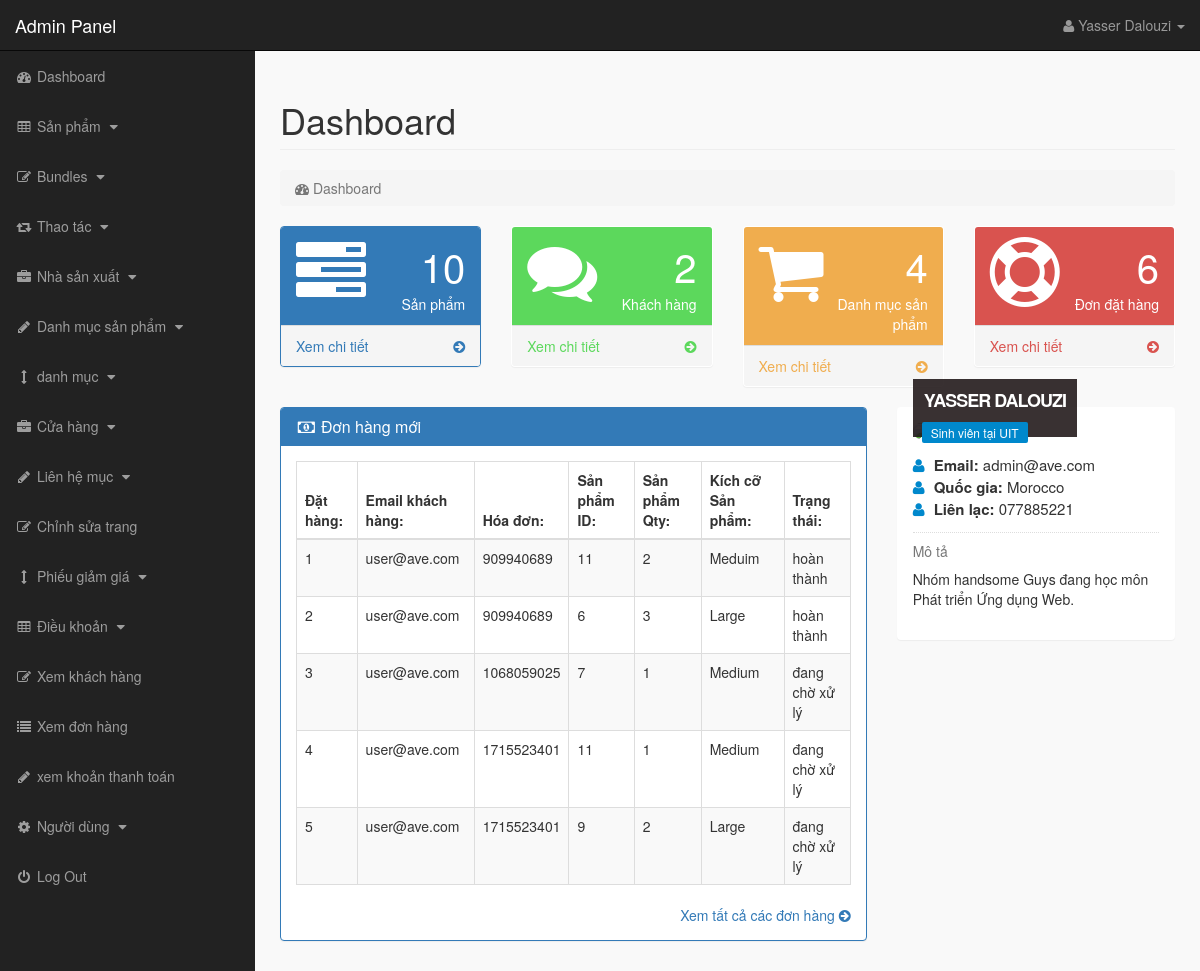
The page /admin_area/index.php?dashboard (signed in) on the database its author committed.
### tables this page shows
CREATE TABLE `pending_orders` (
  `order_id` int(10) NOT NULL,
  `customer_id` int(10) NOT NULL,
  `invoice_no` int(10) NOT NULL,
  `product_id` text NOT NULL,
  `qty` int(10) NOT NULL,
  `size` text NOT NULL,
  `order_status` text NOT NULL
);

CREATE TABLE `customers` (
  `customer_id` int(10) NOT NULL,
  `customer_name` varchar(255) NOT NULL,
  `customer_email` varchar(255) NOT NULL,
  `customer_pass` varchar(255) NOT NULL,
  `customer_country` text NOT NULL,
  `customer_city` text NOT NULL,
  `customer_contact` varchar(255) NOT NULL,
  `customer_address` text NOT NULL,
  `customer_image` text NOT NULL,
  `customer_ip` varchar(255) NOT NULL,
  `customer_confirm_code` text NOT NULL
);

### admin_area/dashboard.php (the view, shortened to what this page needs)
<?php
if(!isset($_SESSION['admin_email'])){
echo "<script>window.open('login.php','_self')</script>";
}
else {
?>
<div class="row">
<div class="col-lg-12">
<h1 class="page-header">Dashboard</h1>
<ol class="breadcrumb">
<li class="active">
<i class="fa fa-dashboard"></i> Dashboard
</li>
</ol>
</div>
</div>
<div class="row">
<div class="col-lg-3 col-md-6">
<div class="panel panel-primary">
<div class="panel-heading">
<div class="row">
<div class="col-xs-3">
<i class="fa fa-tasks fa-5x"> </i>
</div>
<div class="col-xs-9 text-right">
<div class="huge"> <?php echo $count_products; ?> </div>
<div>Sản phẩm</div>
</div>
</div>
</div>
<a href="index.php?view_products">
<div class="panel-footer">
<span class="pull-left"> Xem chi tiết </span>
<span class="pull-right"> <i class="fa fa-arrow-circle-right"></i> </span>
<div class="clearfix"></div>
</div>
</a>
</div>
</div>
<div class="col-lg-3 col-md-6">
<div class="panel panel-green">
<div class="panel-heading">
<div class="row">
<div class="col-xs-3">
<i class="fa fa-comments fa-5x"> </i>
</div>
<div class="col-xs-9 text-right">
<div class="huge"> <?php echo $count_customers; ?> </div>
<div>Khách hàng</div>
</div>
</div>
</div>
<a href="index.php?view_customers">
<div class="panel-footer">
<span class="pull-left"> Xem chi tiết </span>
<span class="pull-right"> <i class="fa fa-arrow-circle-right"></i> </span>
<div class="clearfix"></div>
</div>
</a>
</div>
</div>
<div class="col-lg-3 col-md-6">
<div class="panel panel-yellow">
<div class="panel-heading">
<div class="row">
<div class="col-xs-3">
<i class="fa fa-shopping-cart fa-5x"> </i>
</div>
<div class="col-xs-9 text-right">
<div class="huge"> <?php echo $count_p_categories; ?> </div>
<div>Danh mục sản phẩm</div>
</div>
</div>
</div>
<a href="index.php?view_p_cats">
<div class="panel-footer">
<span class="pull-left"> Xem chi tiết </span>
<span class="pull-right"> <i class="fa fa-arrow-circle-right"></i> </span>
<div class="clearfix"></div>
</div>
</a>
</div>
</div>
<div class="col-lg-3 col-md-6">
<div class="panel panel-red">
<div class="panel-heading">
<div class="row">
<div class="col-xs-3">
<i class="fa fa-support fa-5x"> </i>
</div>
<div class="col-xs-9 text-right">
<div class="huge"> <?php echo $count_pending_orders; ?> </div>
<div>Đơn đặt hàng</div>
</div>
</div>
</div>
<a href="index.php?view_orders">
<div class="panel-footer">
<span class="pull-left"> Xem chi tiết </span>
<span class="pull-right"> <i class="fa fa-arrow-circle-right"></i> </span>
<div class="clearfix"></div>
</div>
</a>
</div>
</div>
</div>
<div class="row" >
<div class="col-lg-8" >
<div class="panel panel-primary" >
<div class="panel-heading" >
<h3 class="panel-title" >
<i class="fa fa-money fa-fw" ></i> Đơn hàng mới
</h3>
</div>
<div class="panel-body" >
<div class="table-responsive" >
<table class="table table-bordered table-hover table-striped" >
<thead>
<tr>
<th>Đặt hàng:</th>
<th>Email khách hàng:</th>
<th>Hóa đơn:</th>
<th>Sản phẩm ID:</th>
<th>Sản phẩm Qty:</th>
<th>Kích cỡ Sản phẩm: </th>
<th>Trạng thái:</th>
</tr>
</thead>
<tbody>
<?php
$i = 0;
$get_order = "select * from pending_orders order by 1 DESC LIMIT 0,5";
$run_order = mysqli_query($con,$get_order);
while($row_order=mysqli_fetch_array($run_order)){
$c_id = $row_order['customer_id'];
$invoice_no = $row_order['invoice_no'];
$product_id = $row_order['product_id'];
$qty = $row_order['qty'];
$size = $row_order['size'];
$order_status = $row_order['order_status'];
$i++;
?>
<tr>
<td><?php echo $i; ?></td>
<td>
<?php
$get_customer = "select * from customers where customer_id='$c_id'";
$run_customer = mysqli_query($con,$get_customer);
$row_customer = mysqli_fetch_array($run_customer);
$customer_email = $row_customer['customer_email'];
echo $customer_email;
?>
</td>
<td><?php echo $invoice_no; ?></td>
<td><?php echo $product_id; ?></td>
<td><?php echo $qty; ?></td>
<td><?php echo $size; ?></td>
<td>
<?php
if($order_status=='pending'){
echo $order_status='đang chờ xử lý';
}
else {
echo $order_status='hoàn thành';
}
?>
</td>
</tr>
<?php } ?>
</tbody>
</table>
</div>
<div class="text-right" >
<a href="index.php?view_orders" >
Xem tất cả các đơn hàng <i class="fa fa-arrow-circle-right" ></i>
</a>
</div>
</div>
</div>
</div>
<div class="col-md-4">
<div class="panel">
<div class="panel-body">
<div class="thumb-info mb-md">
<div class="thumb-info-title">
<span class="thumb-info-inner"> <?php echo $admin_name; ?> </span>
<span class="thumb-info-type"> <?php echo $admin_job; ?> </span>
</div>
</div>
<div class="mb-md">
<div class="widget-content-expanded">
<i class="fa fa-user"></i> <span>Email: </span> <?php echo $admin_email; ?>  <br>
<i class="fa fa-user"></i> <span>Quốc gia: </span> <?php echo $admin_country; ?>   <br>
<i class="fa fa-user"></i> <span>Liên lạc: </span> <?php echo $admin_contact; ?>   <br>
</div>
<hr class="dotted short">
<h5 class="text-muted">Mô tả</h5>
<p>
<?php echo $admin_about; ?>
</p>
</div>
</div>
</div>
</div>
</div>
<?php } ?>

### admin_area/includes/sidebar.php (shortened to what this page needs)
<?php
if(!isset($_SESSION['admin_email'])){
echo "<script>window.open('login.php','_self')</script>";
}
else {
?>
<nav class="navbar navbar-inverse navbar-fixed-top" >
<div class="navbar-header" >
<a class="navbar-brand" href="index.php?dashboard" >Admin Panel</a>
</div>
<ul class="nav navbar-right top-nav" >
<li class="dropdown" >
<a href="#" class="dropdown-toggle" data-toggle="dropdown" >
<i class="fa fa-user" ></i>
<?php echo $admin_name; ?> <b class="caret" ></b>
</a>
</li>
</ul>
<div class="collapse navbar-collapse navbar-ex1-collapse">
<ul class="nav navbar-nav side-nav">
<li>
<a href="index.php?dashboard">
<i class="fa fa-fw fa-dashboard"></i> Dashboard
</a>
</li>
<li>
<a href="#" data-toggle="collapse" data-target="#products">
<i class="fa fa-fw fa-table"></i> Sản phẩm
<i class="fa fa-fw fa-caret-down"></i>
</a>
</li>
<li>
<a href="#" data-toggle="collapse" data-target="#bundles">
<i class="fa fa-fw fa-edit"></i> Bundles
<i class="fa fa-fw fa-caret-down"></i>
</a>
</li>
<li>
<a href="#" data-toggle="collapse" data-target="#relations">
<i class="fa fa-fw fa-retweet"></i> Thao tác
<i class="fa fa-fw fa-caret-down"></i>
</a>
</li>
<li>
<a href="#" data-toggle="collapse" data-target="#manufacturers">
<i class="fa fa-fw fa-briefcase"></i> Nhà sản xuất
<i class="fa fa-fw fa-caret-down"></i>
</a>
</li>
<li>
<a href="#" data-toggle="collapse" data-target="#p_cat">
<i class="fa fa-fw fa-pencil"></i> Danh mục sản phẩm
<i class="fa fa-fw fa-caret-down"></i>
</a>
</li>
<li>
<a href="#" data-toggle="collapse" data-target="#cat">
<i class="fa fa-fw fa-arrows-v"></i> danh mục
<i class="fa fa-fw fa-caret-down"></i>
</a>
</li>
<li>
<a href="#" data-toggle="collapse" data-target="#store">
<i class="fa fa-fw fa-briefcase"></i> Cửa hàng
<i class="fa fa-fw fa-caret-down"></i>
</a>
</li>
<li>
<a href="#" data-toggle="collapse" data-target="#contact_us">
<i class="fa fa-fw fa-pencil"> </i> Liên hệ mục
<i class="fa fa-fw fa-caret-down"></i>
</a>
</li>
<li>
<a href="index.php?edit_about_us">
<i class="fa fa-fw fa-edit"></i> Chỉnh sửa trang
</a>
</li>
<li>
<a href="#" data-toggle="collapse" data-target="#coupons">
<i class="fa fa-fw fa-arrows-v"></i> Phiếu giảm giá
<i class="fa fa-fw fa-caret-down"></i>
</a>
</li>
<li>
<a href="#" data-toggle="collapse" data-target="#terms" >
<i class="fa fa-fw fa-table"></i> Điều khoản
<i class="fa fa-fw fa-caret-down"></i>
</a>
</li>
<li>
<a href="index.php?view_customers">
<i class="fa fa-fw fa-edit"></i> Xem khách hàng
</a>
</li>
<li>
<a href="index.php?view_orders">
<i class="fa fa-fw fa-list"></i> Xem đơn hàng
</a>
</li>
<li>
<a href="index.php?view_payments">
<i class="fa fa-fw fa-pencil"></i> xem khoản thanh toán
</a>
</li>
<li>
<a href="#" data-toggle="collapse" data-target="#users">
<i class="fa fa-fw fa-gear"></i> Người dùng
<i class="fa fa-fw fa-caret-down"></i>
</a>
</li>
<li>
<a href="logout.php">
<i class="fa fa-fw fa-power-off"></i> Log Out
</a>
</li>
</ul>
</div>
</nav>
<?php } ?>

### admin_area/css/style.css (style rules this page uses)
body { margin-top:100px; }
@media (min-width: 768px) { body { margin-top:50px; } }
.top-nav { padding:0 15px; }
.top-nav>li { display:inline-block; float:left; }
.top-nav>li>a { padding-top:15px; padding-bottom:15px; line-height:20px; color:#999; }
@media (min-width: 768px) { .side-nav { position:fixed; top:51px; width:255px; border-radius:0; overflow-y:auto; background-color: #222; bottom:0; overflow-x:hidden; padding-bottom:40px; } }
@media (min-width: 768px) { .side-nav>li>a { width:255px; } }
.huge { font-size:40px; line-height:normal; }
.panel-green > .panel-heading { color:#fff; background-color:#5cd85c; }
.panel-green > a { color:#5cd85c; }
.panel-red > .panel-heading { color:#fff; background-color:#d9534f; }
.panel-red > a { color:#d9534f; }
.panel-yellow > .panel-heading { color:#fff; background-color:#f0ad4e; }
.panel-yellow > a { color:#f0ad4e; }
.panel-body { border-radius:5px; }
.thumb-info { position: relative; }
.mb-md { margin-bottom: 15px !important; }
hr { border:0; height: 1px; margin: 22px 0 22px 0; }
hr.dotted { height:0; border-bottom: 1px dotted #ddd; margin: 11px 0 11px 0; }
.thumb-info .thumb-info-title { background: rgba(36, 27, 28, 0.9); bottom:10%; color:#fff; font-size:18px; font-weight: 700; left: 0; letter-spacing: -1px; padding: 9px 11px 9px; position: absolute; text-transform: uppercase; z-index: 1; }
.thumb-info .thumb-info-inner { display:block; }
.thumb-info .thumb-info-type { background-color: #0088cc; border-radius: 2px; display: inline-block; float:left; font-size:12px; font-weight:400; letter-spacing:0; margin: 8px -2px -15px -2px; padding: 2px 9px; text-transform:none; }
.widget-content-expanded { font-size:15px; }
.widget-content-expanded span { font-weight:bold; }
.widget-content-expanded i { color:#0088cc; margin-right:5px; }

### rows shown on the page
pending_orders: customer.customer_email "user@ave.com", invoice_no "909940689", product "11", qty "2", size "Meduim"
pending_orders: customer.customer_email "user@ave.com", invoice_no "909940689", product "6", qty "3", size "Large"
pending_orders: customer.customer_email "user@ave.com", invoice_no "1068059025", product "7", qty "1", size "Medium"
pending_orders: customer.customer_email "user@ave.com", invoice_no "1715523401", product "11", qty "1", size "Medium"
pending_orders: customer.customer_email "user@ave.com", invoice_no "1715523401", product "9", qty "2", size "Large"

### other values the page prints
$admin_name "Yasser Dalouzi"
$count_products "10"
$count_customers "2"
$count_p_categories "4"
$count_pending_orders "6"
$admin_name "YASSER DALOUZI"
$admin_job "Sinh viên tại UIT"
$admin_email "admin@ave.com"
$admin_country "Morocco"
$admin_contact "077885221"
$admin_about "Nhóm handsome Guys đang học môn Phát triển Ứng dụng Web."
